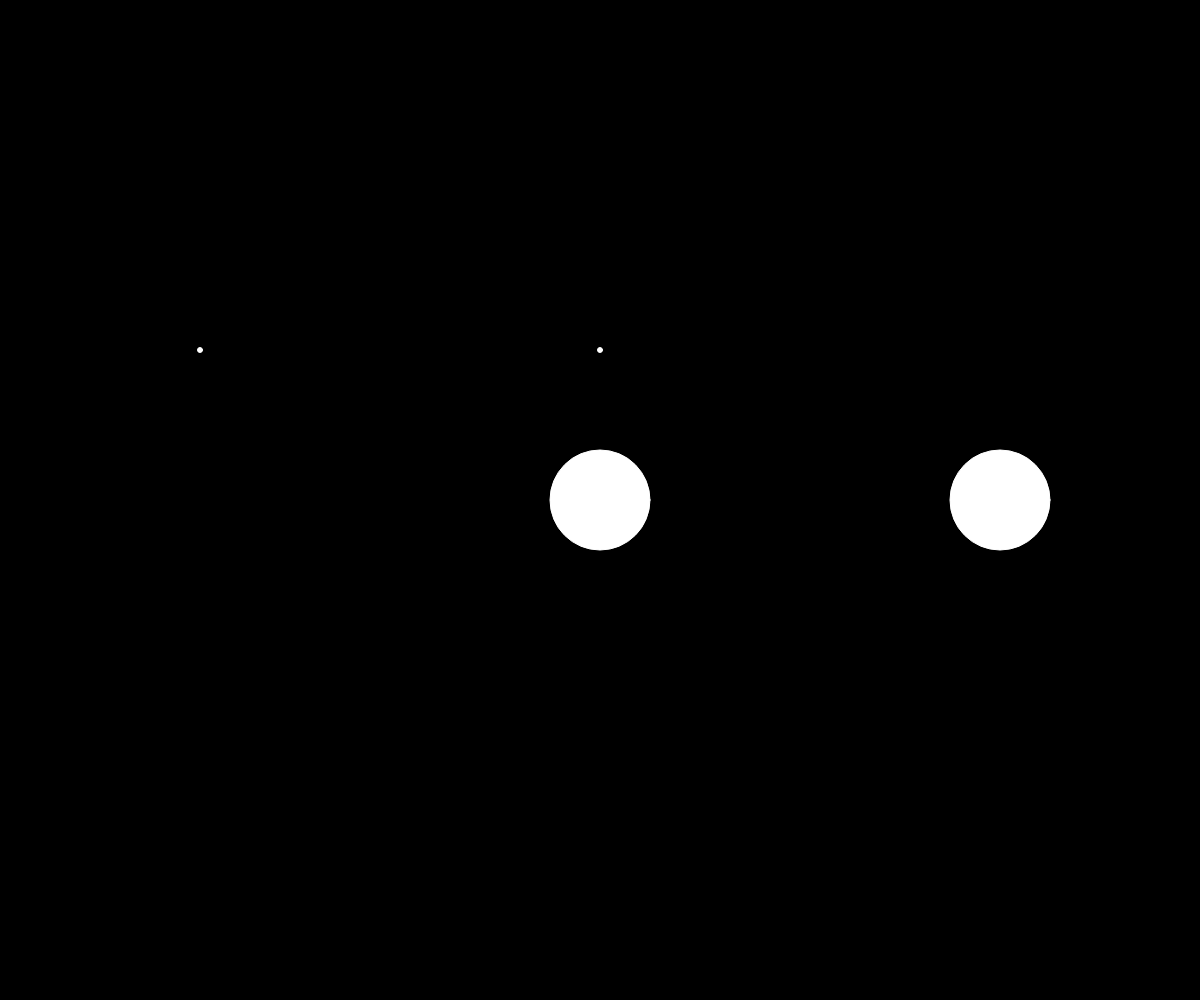
Frame 1 (no input)
Frame 60 (no input): identical to frame 1, image omitted
Frame 120 (the mouse pressed at the canvas centre since frame 60): identical to frame 1, image omitted

The p5.js sketch that drew this single still picture (run headless with seeded random() and noise() and a simulated clock; from frame 60 on, the mouse is pressed at the canvas centre):

// p5.js sketch
// ── sketch.js
var cnv;
var d;
var g;
var x = 0 ;
var e=0.05;
var circle = []
var q = 0;

function setup() {
  cnv = createCanvas(windowWidth,windowHeight);
  cnv.mouseWheel(changeSize); // attach listener for
                              // activity on canvas only
  d = 100;
  g = 0;
}
function windowResized() {
  resizeCanvas(windowWidth, windowHeight);
}

function draw() {
	translate(width/2,height/2);
  background(0);
  stroke(255);
  var alph = map(abs(width/2-q),0, width/2,0,255);
  
  g = g ;
  
  var dx = g - x ;
  x+= dx * e;
  for(var i =0 ; i < 5 ; i ++){
  	push()
  	fill(255,alph);
  	q= x+(i*width/3)
  	ellipse(q, 0, d, d);
  	ellipse(-q,-150,5,5)
  	pop()
  }
  
  
  
}

function changeSize(event) {
  if (event.deltaY > 0) {
    g += width/4;
  } else {
    g -= width/4;
  }
}
